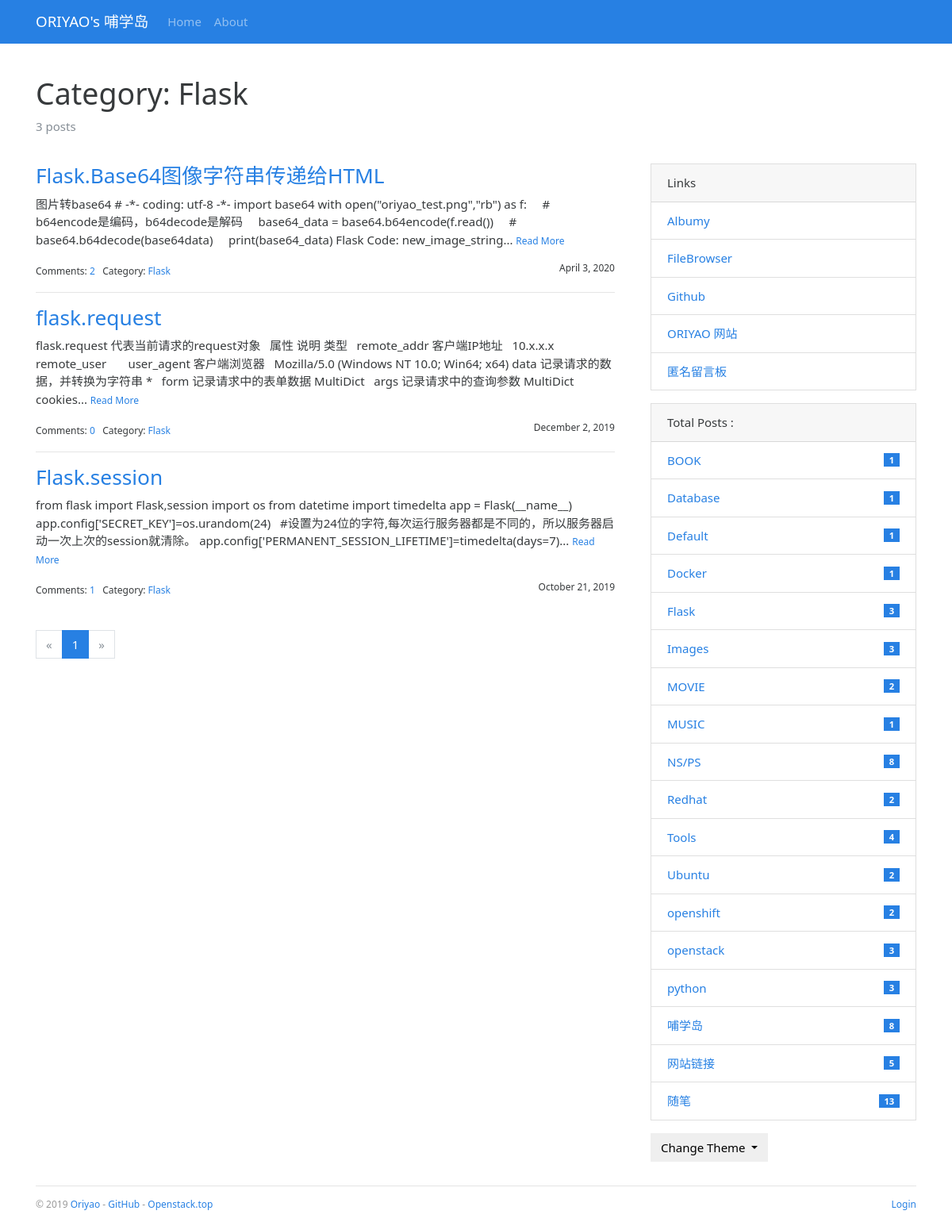
The page /category/17 on the database as committed earlier.
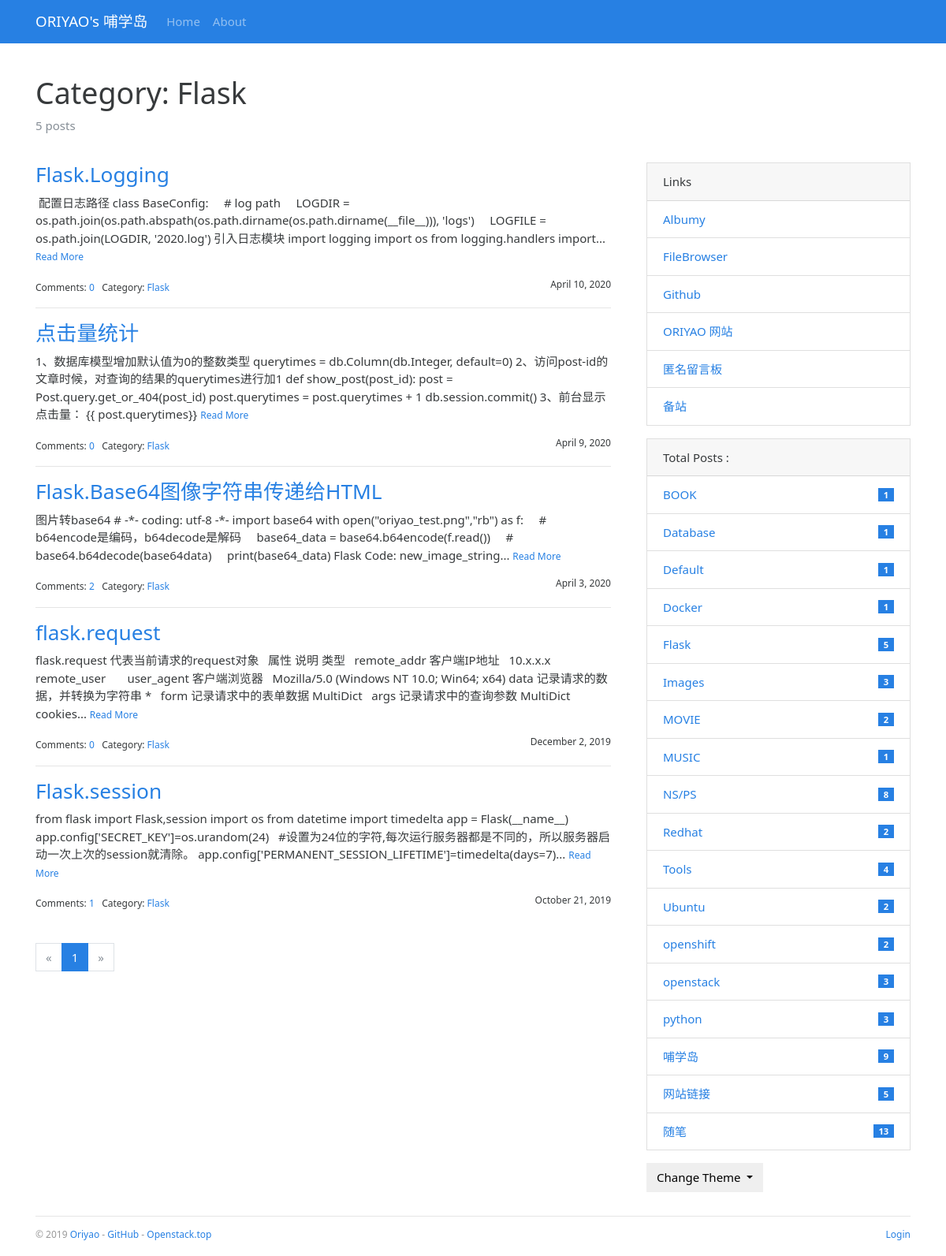
The same page on the database as committed later.
### bluelog/models.py (models this page shows, shortened)
class Admin(db.Model, UserMixin):
    id = db.Column(db.Integer, primary_key=True)
    username = db.Column(db.String(20))
    password_hash = db.Column(db.String(128))
    blog_title = db.Column(db.String(60))
    blog_sub_title = db.Column(db.String(100))
    name = db.Column(db.String(30))
    about = db.Column(db.Text)

class Category(db.Model):
    id = db.Column(db.Integer, primary_key=True)
    name = db.Column(db.String(30), unique=True)
    posts = db.relationship('Post', back_populates='category')

class Post(db.Model):
    id = db.Column(db.Integer, primary_key=True)
    title = db.Column(db.String(60))
    body = db.Column(db.Text)
    timestamp = db.Column(db.DateTime, default=datetime.utcnow, index=True)
    can_comment = db.Column(db.Boolean, default=True)
    category_id = db.Column(db.Integer, db.ForeignKey('category.id'))
    category = db.relationship('Category', back_populates='posts')
    comments = db.relationship('Comment', back_populates='post', cascade='all, delete-orphan')

class Link(db.Model):
    id = db.Column(db.Integer, primary_key=True)
    name = db.Column(db.String(30))
    url = db.Column(db.String(255))

### bluelog/blueprints/blog.py (the view)
@blog_bp.route('/category/<int:category_id>')
def show_category(category_id):
    category = Category.query.get_or_404(category_id)
    page = request.args.get('page', 1, type=int)
    per_page = current_app.config['BLUELOG_POST_PER_PAGE']
    pagination = Post.query.with_parent(category).order_by(Post.timestamp.desc()).paginate(page, per_page)
    posts = pagination.items
    return render_template('blog/category.html', category=category, pagination=pagination, posts=posts)

### bluelog/__init__.py (called while the page is built)
def register_template_context(app):
    @app.context_processor
    def make_template_context():
        admin = Admin.query.first()
        categories = Category.query.order_by(Category.name).all()
        links = Link.query.order_by(Link.name).all()
        if current_user.is_authenticated:
            unread_comments = Comment.query.filter_by(reviewed=False).count()
        else:
            unread_comments = None
        return dict(
            admin=admin, categories=categories,
            links=links, unread_comments=unread_comments)

def register_request_handlers(app):
    @app.after_request
    def query_profiler(response):
        for q in get_debug_queries():
            if q.duration >= app.config['BLUELOG_SLOW_QUERY_THRESHOLD']:
                app.logger.warning(
                    'Slow query: Duration: %fs\n Context: %s\nQuery: %s\n '
                    % (q.duration, q.context, q.statement)
                )
        return response

### bluelog/templates/blog/category.html (shortened to what this page needs)
{% extends 'base.html' %}
{% from 'bootstrap/pagination.html' import render_pagination %}
{% block content %}
    <div class="page-header">
        <h1>Category: {{ category.name }}</h1>
        <p class="text-muted">{{ category.posts|length }} posts</p>
    </div>
    <div class="row">
        <div class="col-sm-8">
            {% include "blog/_posts.html" %}
            <div class="page-footer">{{ render_pagination(pagination) }}</div>
        </div>
        <div class="col-sm-4 sidebar">
            {% include "blog/_sidebar.html" %}
        </div>
    </div>
{% endblock %}

### bluelog/templates/base.html (shortened to what this page needs)
{% from 'bootstrap/nav.html' import render_nav_item %}
<!DOCTYPE html>
<html lang="en">
<head>
    {% block head %}
        <link rel="stylesheet"
              href="{{ url_for('static', filename='css/%s.min.css' % request.cookies.get('theme', 'perfect_blue')) }}"
              type="text/css">
        <link rel="stylesheet" href="{{ url_for('static', filename='css/style.css') }}" type="text/css">
    {% endblock head %}
</head>
<body>
{% block nav %}
    <nav class="navbar navbar-expand-lg navbar-dark bg-primary">
        <div class="container">
            <a class="navbar-brand" href="{{ url_for('blog.index') }}">{{ admin.blog_title }}</a>
            <div class="collapse navbar-collapse" id="navbarColor01">
                <ul class="navbar-nav mr-auto">
                    {{ render_nav_item('blog.index', 'Home') }}
                    {{ render_nav_item('blog.about', 'About') }}
                </ul>
            </div>
        </div>
    </nav>
{% endblock nav %}
<main class="container">
    {% block content %}{% endblock content %}
    {% block footer %}
        <footer>
            <p class="float-left">
                <small> &copy; 2019 <a href="http://oriyao.com/" title="Written by oriyao">Oriyao</a> -
                    <a href="https://github.com/oriyao" title="Fork me on GitHub">GitHub</a> -
                    <a href="http://openstack.top/" title="A pkm project">Openstack.top</a>
                </small>
            </p>
            <p class="float-right">
                <small>
                    {% if current_user.is_authenticated %}
                        <a href="{{ url_for('auth.logout', next=request.full_path) }}">Logout</a>
                    {% else %}
                        <a href="{{ url_for('auth.login', next=request.full_path) }}">Login</a>
                    {% endif %}
                </small>
            </p>
        </footer>
    {% endblock footer %}
</main>
</body>
</html>

### bluelog/templates/blog/_posts.html (shortened to what this page needs)
{% if posts %}
    {% for post in posts %}
        <h3 class="text-primary"><a href="{{ url_for('.show_post', post_id=post.id) }}">{{ post.title }}</a></h3>
        <p>
            {{ post.body|striptags|truncate }}
            <small><a href="{{ url_for('.show_post', post_id=post.id) }}">Read More</a></small>
        </p>
        <small>
            Comments: <a href="{{ url_for('.show_post', post_id=post.id) }}#comments">{{ post.comments|length }}</a>&nbsp;&nbsp;
            Category: <a
                href="{{ url_for('.show_category', category_id=post.category.id) }}">{{ post.category.name }}</a>
            <span class="float-right">{{ moment(post.timestamp).format('LL') }}</span>
        </small>
        {% if not loop.last %}
            <hr>
        {% endif %}
    {% endfor %}
{% endif %}

### bluelog/templates/blog/_sidebar.html (shortened to what this page needs)
{% if links %}
    <div class="card mb-3">
        <div class="card-header">Links</div>
        <ul class="list-group list-group-flush">
            {% for link in links %}
                <li class="list-group-item  list-group-item-action d-flex justify-content-between align-items-center">
                    <a href="{{ link.url }}" target="_blank">{{ link.name }}</a>
                </li>
            {% endfor %}
        </ul>
    </div>
{% endif %}
{% if categories %}
    <div class="card mb-3">
        <div class="card-header"> Total Posts :  {{ totalposts }}</div>
        <ul class="list-group list-group-flush">
            {% for category in categories %}
                <li class="list-group-item  list-group-item-action d-flex justify-content-between align-items-center">
                    <a href="{{ url_for('blog.show_category', category_id=category.id) }}">
                        {{ category.name }}
                    </a>
                    <span class="badge badge-primary badge-pill"> {{ category.posts|length }}</span>
                </li>
            {% endfor %}
        </ul>
    </div>
{% endif %}
<div class="dropdown">
    <button class="btn btn-default dropdown-toggle" type="button" id="dropdownMenuButton"
            data-toggle="dropdown" aria-haspopup="true" aria-expanded="false">
        Change Theme
    </button>
</div>

### bluelog/static/css/style.css (style rules this page uses)
nav { margin-bottom: 20px; }
.page-header { padding-top: 20px; padding-bottom: 20px; }
.sidebar { padding-left: 30px; }
footer { margin-top: 30px; padding: 10px 0 40px; color: #999; border-top: 1px solid #e5e5e5; }
.page-footer { padding-top: 40px; }

Rows that differ between the two databases and show on the page:
computed for Category "Flask": posts|length "3" → "5"
added Post: title "Flask.Logging", body "配置日志路径 class BaseConfig: # log path LOGDIR = os.path.join(os.path.abspath(os.path.dirname(os.path.dirname(__file__))), 'logs') LOGFILE = os.path.join(LOGDIR, '2020.log') 引入日志模块 import logging import os from logging.handlers import...", comments|length "0", category.name "Flask", timestamp "April 10, 2020"
added Post: title "点击量统计", body "1、数据库模型增加默认值为0的整数类型 querytimes = db.Column(db.Integer, default=0) 2、访问post-id的文章时候，对查询的结果的querytimes进行加1 def show_post(post_id): post = Post.query.get_or_404(post_id) post.querytimes = post.querytimes + 1 db.session.commit() 3、前台显示 点击量： {{ post.querytimes}}", comments|length "0", category.name "Flask", timestamp "April 9, 2020"
added Link: name "备站"
computed for Category "哺学岛": posts|length "8" → "9"
Other text that changed with them:
{{ category.posts|length }}: "3" → "5"
